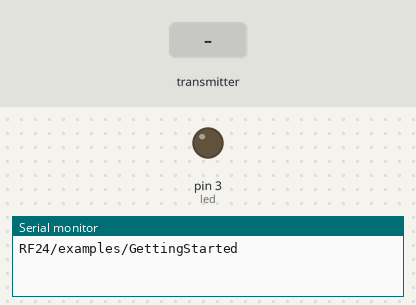
Bench run of a sketch on a simulated Arduino Uno, built with avr-gcc and run on an emulated ATmega328P. Shown: output pins drawn as LEDs (lit = HIGH), the last lines printed to the serial monitor. The inputs (shaded band) are chosen by the test bench. No radio packets arrive unless stated.

Above: at 1.2 s.
1.3 s: the transmitter starts sending ledOn = 1
At 1.8 s:
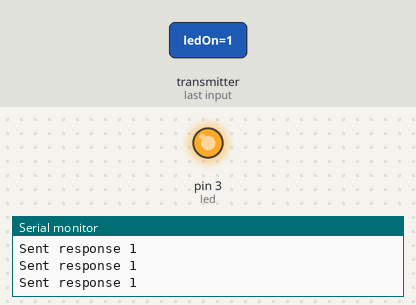
2.8 s: the transmitter starts sending ledOn = 0
At 4.1 s:
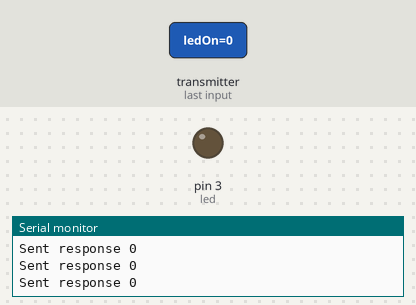
Timing chart, 0 to 5.8 s (numbered marks = the images above; inputs shaded):
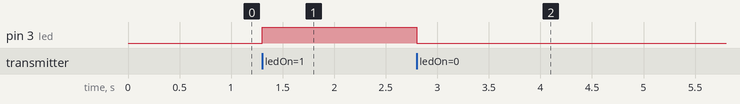

The sketch:

rf-recieve.ino
```cpp
/*
* Getting Started example sketch for nRF24L01+ radios
* This is a very basic example of how to send data from one node to another
* Updated: Dec 2014 by TMRh20
*/

#include <SPI.h>
#include "RF24.h"

/****************** User Config ***************************/
/***      Set this radio as radio number 0 or 1         ***/
bool radioNumber = 1;
int led = 3;
/* Hardware configuration: Set up nRF24L01 radio on SPI bus plus pins 7 & 8 */
RF24 radio(8,10);
/**********************************************************/

byte addresses[][6] = {"1Node","2Node"};

void setup() {
  Serial.begin(115200);
  Serial.println(F("RF24/examples/GettingStarted"));
  pinMode(3, OUTPUT);
  radio.begin();

  // Set the PA Level low to prevent power supply related issues since this is a
 // getting_started sketch, and the likelihood of close proximity of the devices. RF24_PA_MAX is default.
  radio.setPALevel(RF24_PA_LOW);

  // Open a writing and reading pipe on each radio, with opposite addresses
  if(radioNumber){
    radio.openWritingPipe(addresses[1]);
    radio.openReadingPipe(1,addresses[0]);
  }else{
    radio.openWritingPipe(addresses[0]);
    radio.openReadingPipe(1,addresses[1]);
  }

  // Start the radio listening for data
  radio.startListening();
}

void loop() {
/****************** Pong Back Role ***************************/

    unsigned long ledOn;

    if( radio.available()){
                                                                    // Variable for the received timestamp
      while (radio.available()) {                                   // While there is data ready
        radio.read( &ledOn, sizeof(unsigned long) );             // Get the payload
      }

      radio.stopListening();                                        // First, stop listening so we can talk
      radio.write( &ledOn, sizeof(unsigned long) );              // Send the final one back.
      radio.startListening();                                       // Now, resume listening so we catch the next packets.
      digitalWrite(led, ledOn);
      Serial.print(F("Sent response "));
      Serial.println(ledOn);
   }

} // Loop
```

Measured:
- after the input at 1.3 s, pin 3 (led): LOW → HIGH at once
- after the input at 2.8 s, pin 3 (led): HIGH → LOW at once
